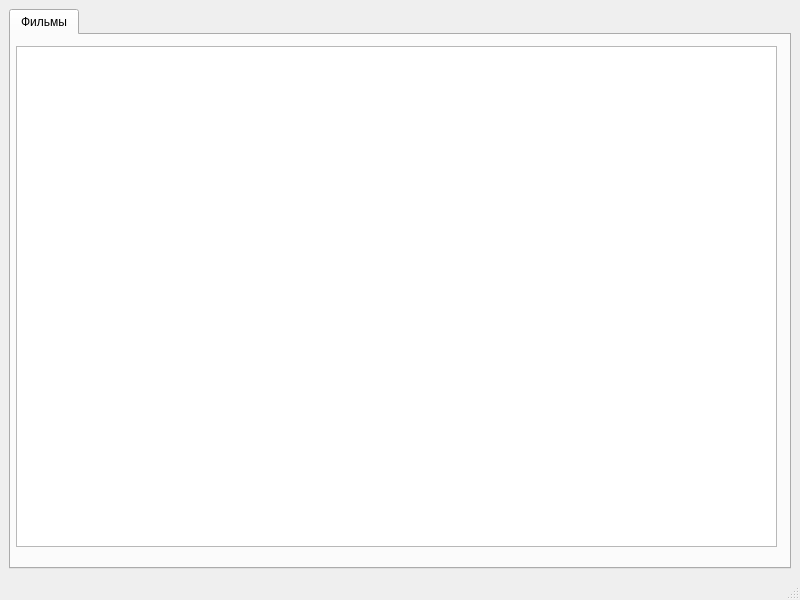
<?xml version="1.0" encoding="UTF-8"?>
<ui version="4.0">
 <class>MainWindow</class>
 <widget class="QMainWindow" name="MainWindow">
  <property name="geometry">
   <rect>
    <x>0</x>
    <y>0</y>
    <width>800</width>
    <height>600</height>
   </rect>
  </property>
  <property name="windowTitle">
   <string>MainWindow</string>
  </property>
  <widget class="QWidget" name="centralwidget">
   <layout class="QVBoxLayout" name="verticalLayout">
    <item>
     <widget class="QTabWidget" name="tabWidget">
      <property name="currentIndex">
       <number>0</number>
      </property>
      <widget class="QWidget" name="tab">
       <attribute name="title">
        <string>Фильмы</string>
       </attribute>
       <widget class="QTableWidget" name="tableWidget">
        <property name="geometry">
         <rect>
          <x>5</x>
          <y>11</y>
          <width>761</width>
          <height>501</height>
         </rect>
        </property>
       </widget>
      </widget>
     </widget>
    </item>
   </layout>
  </widget>
  <widget class="QStatusBar" name="statusbar"/>
 </widget>
 <resources/>
 <connections/>
</ui>
